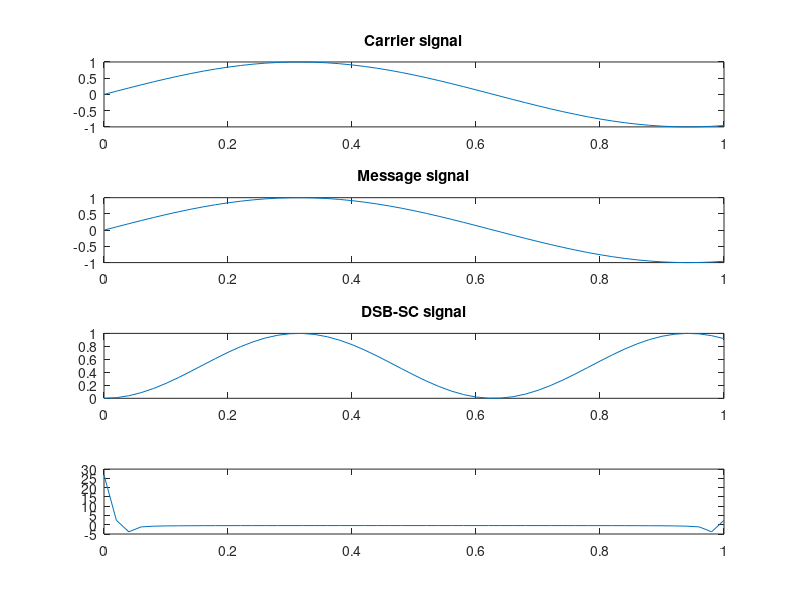

MATLAB code to generate this figure:
%%%  DSB- SC  %%

clc; clear all; close all;

%n = input('Enter range.\n');
fc = input('Enter carrier frequency.\n');
fm = input('Enter message frequency.\n');

x = 0: 1/(10*fc) :1;

carrier = sin(x*fc);

message = sin(x*fm);

dsbsc = carrier.*message;

subplot(4,1,1), plot(x,carrier);
title('Carrier signal');
subplot(4,1,2), plot(x,message);
title('Message signal');
subplot(4,1,3), plot(x,dsbsc);
title('DSB-SC signal');

f=fft(dsbsc);
subplot(4,1,4);
plot(x,f);